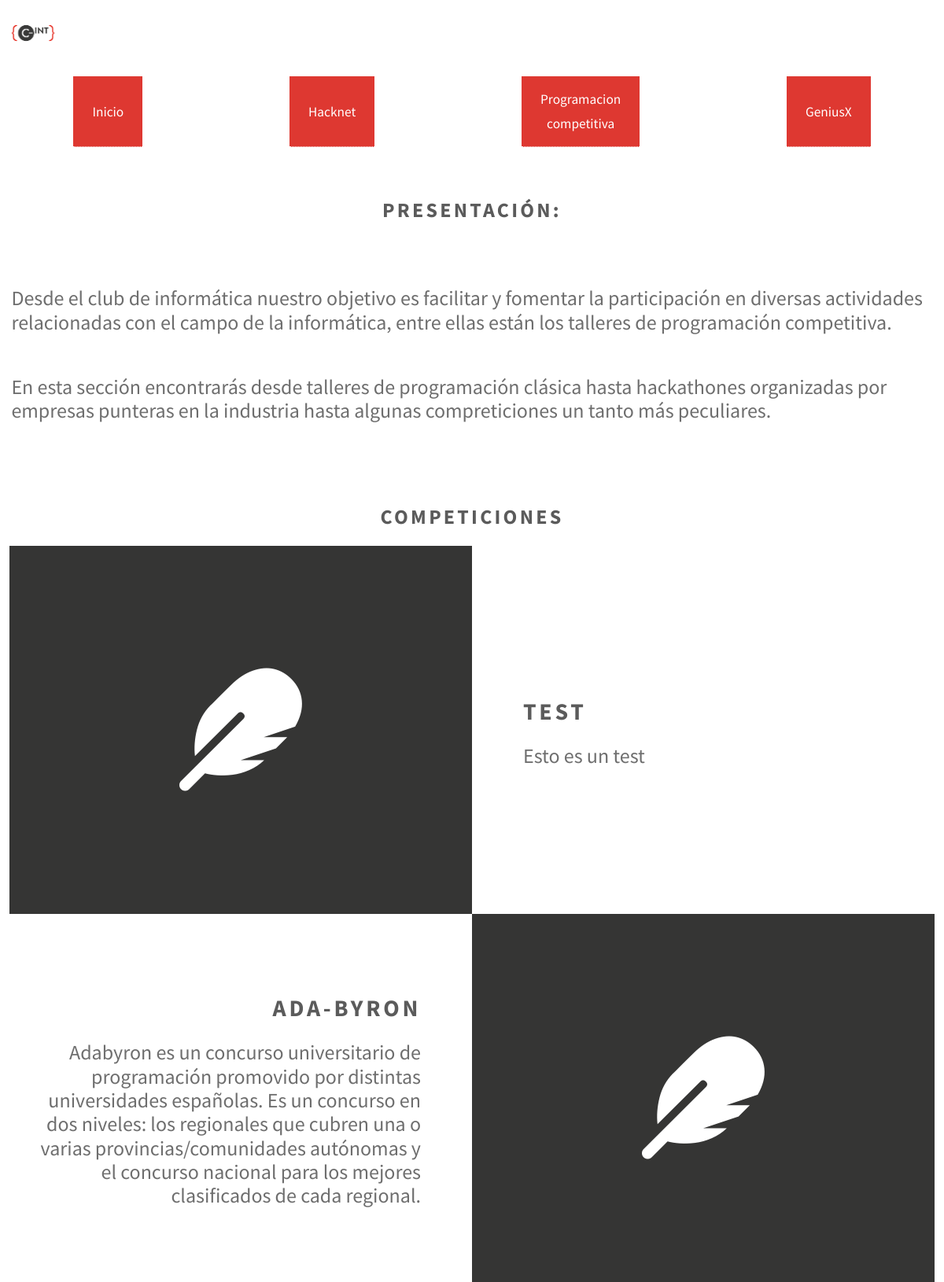
Page /ProgramacionCompetitiva.php on the committed database.
### tables this page shows
CREATE TABLE `ranked` (
  `id` int(5) NOT NULL,
  `titulo` varchar(64) NOT NULL,
  `descripcion` varchar(2048) NOT NULL,
  `link` varchar(255) NOT NULL
);

### ProgramacionCompetitiva.php (the view, shortened to what this page needs)
<?php
require "assets/request/conexion.php"
?>
<!DOCTYPE html>
<html lang="en">
<head>
    <link rel="stylesheet" href="assets/css/main.css" />
</head>
<body>
<a href="index.php" class="Boton_cabecera" style="width: 5%; padding: 0%; align-self: start; background-color: rgb(255, 255, 255);"> <img id=logo_club src="\assets\img\ue_logoclub_cmyk_11_c_int.png" style="width: 100%; padding: 0%; align-self: start;"></a>
    <nav id = Menu_cabecera>
        <a class = Boton_cabecera href="/">Inicio</a>
        <a class = Boton_cabecera href="Hacknet.php">Hacknet</a>
        <a class = Boton_cabecera href="ProgramacionCompetitiva.php">Programacion<br>competitiva</a>
        <a class = Boton_cabecera href="geniusX.php">GeniusX</a>
    </nav> <br>
<div class = presentacion>
    <h1 style="margin: 1.2%;">Presentación:</h1>
    <br><br>
    <p>Desde el club de informática nuestro objetivo es facilitar y fomentar la participación en diversas actividades relacionadas con el campo de la informática, entre ellas están los talleres de programación competitiva.</p>
    <p>En esta sección encontrarás desde talleres de programación clásica hasta hackathones organizadas por empresas punteras en la industria hasta algunas compreticiones un tanto más peculiares.</p>
</div>
<br>
<div class = actividades_en_curso>
<h1 style="margin: 1.2%;">Competiciones</h1>
<?php
            $query = "SELECT * FROM ranked";
            $result = mysqli_query($conn, $query);
            $count = 0;
            if (mysqli_num_rows($result) > 0) {
                while ($row = mysqli_fetch_assoc($result)) {
                    if ($count % 2 == 0){
                        echo '<section class="feature left">';
                    }else{
                        echo '<section class="feature right">';
                    }
                    echo "<a href=".$row["link"].' class="image icon solid fa-feather"><img src="images/header2.png" alt="" width="50%"/></a>';
                    echo '<div class="content">';
                    echo '<h3>'.$row["titulo"].'</h3>';
                    echo '<p>'.$row["descripcion"].'</p>';
                    echo "</div>";
                    echo "</section>";
                    $count++;
                }
            } else {
                echo "<p>No se encontraron resultados</p>";
            }
        ?>
    </div>
<br>
</body>
</html>

### rows in the picture
ranked: titulo "TEST", descripcion "Esto es un test"
ranked: titulo "ADA-BYRON", descripcion "Adabyron es un concurso universitario de programación promovido por distintas universidades españolas. Es un concurso en dos niveles: los regionales que cubren una o varias provincias/comunidades autónomas y el concurso nacional para los mejores clasificados de cada regional."
